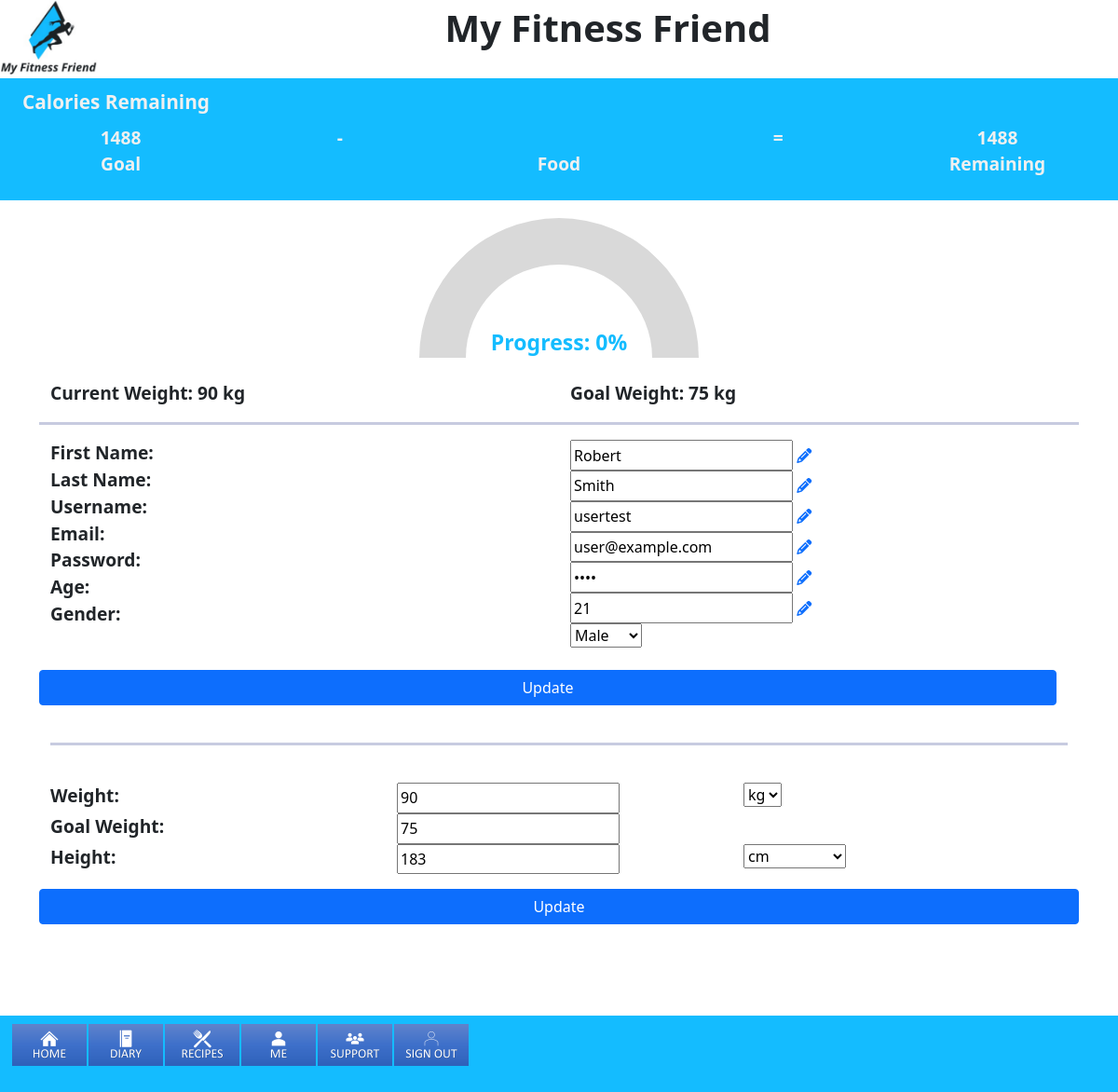
Page /me.php (signed in) on the earlier database version.
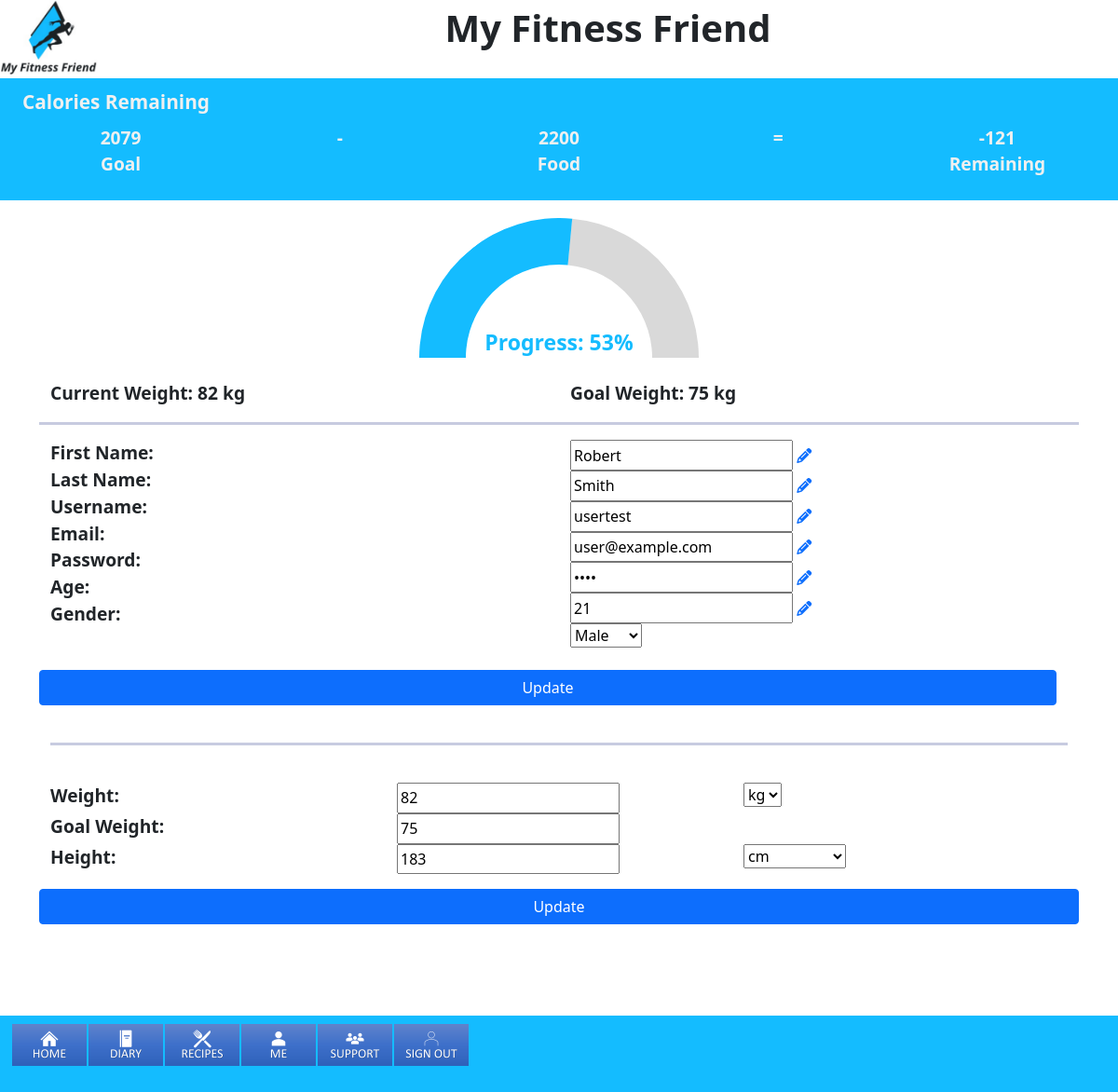
Same page on the later database version.
### tables this page shows
CREATE TABLE `users` (
  `uid` int(11) NOT NULL,
  `username` varchar(32) DEFAULT NULL,
  `password` varchar(64) DEFAULT NULL,
  `firstname` varchar(64) DEFAULT NULL,
  `lastname` varchar(64) DEFAULT NULL,
  `email` varchar(128) DEFAULT NULL,
  `age` smallint(3) DEFAULT NULL,
  `gender` varchar(6) DEFAULT NULL,
  `start_weight` int(3) DEFAULT NULL,
  `current_weight` int(3) DEFAULT NULL,
  `goal_weight` int(3) DEFAULT NULL,
  `height` int(3) DEFAULT NULL,
  `unit1` varchar(32) DEFAULT NULL,
  `unit2` varchar(32) DEFAULT NULL,
  `mentor1` int(3) DEFAULT NULL,
  `mentor2` int(3) DEFAULT NULL,
  `mentor3` int(3) DEFAULT NULL,
  `calorie_intake` int(5) DEFAULT NULL
);

### me.php (the view, shortened to what this page needs)
<?php
include 'header.php';
if(isset($_SESSION['username'])) {
  $connection = mysqli_connect("localhost","root","");
    $sql2 = "SELECT * FROM users WHERE uid = '$_SESSION[uid]'";
    $sql2_result = mysqli_query($connection, $sql2) or die(mysqli_error($connection));
    while ($row = mysqli_fetch_assoc($sql2_result)) {
        $firstname    = $row['firstname'];
        $lastname    = $row['lastname'];
        $username = $row['username'];
        $email    = $row['email'];
        $password = $row['password'];
        $age      = $row['age'];
        $gender      = $row['gender'];
        $start_weight   = $row['start_weight'];
        $current_weight   = $row['current_weight'];
        $goal_weight   = $row['goal_weight'];
        $unit1 = $row['unit1'];
    }
    $x = $start_weight-$goal_weight;
    $y = $start_weight-$current_weight;
    $z = $y / $x;
    $progress = round($z * 100,0);
    $kg = 'kg';
    $lb = 'lb';
?>
<?php
echo <<<ME
<div class="container" id="Me">
    <div class="container" id="MeHeader">
        <span class="progressDonut"
            style="--percentage : $progress;">
            <label>Progress: $progress%</label>
        </span>
        <div class="row">
            <div class="col"><br>
                <label>Current Weight: {$current_weight} {$unit1}</label>
            </div>
            <div class="col"><br>
                <label>Goal Weight: {$goal_weight} {$unit1}</label>
            </div>
        </div>
    </div>
    <hr>
    <fieldset>
        <div class="container" id="MeEdit">
            <form action="" method="post">
                <div class="row">
                    <div class="col">
                        <label>First Name:</label><br>
                        <label>Last Name:</label><br>
                        <label>Username:</label><br>
                        <label>Email:</label><br>
                        <label>Password:</label><br>
                        <label>Age:</label><br>
                        <label>Gender:</label><br>
                    </div>
                    <div class="col">
                        <div class="edit">
                            <div class="myInfo">
                                    <input type="text" name="firstname" value={$firstname}>
                                    <a href='#!' class='password-visibility'><i class='fa fa-pencil'></i></a><br>
                                    <input type="text" name="lastname" value={$lastname}>
                                    <a href='#!' class='password-visibility'><i class='fa fa-pencil'></i></a><br>
                                    <input type="text" name="username" value={$username}>
                                    <a href='#!' class='password-visibility'><i class='fa fa-pencil'></i></a><br>
                                    <input type="email" name="email" value={$email}>
                                    <a href='#!' class='password-visibility'><i class='fa fa-pencil'></i></a><br>
                                    <input type="password" name="password" value={$password}>
                                    <a href='#!' class='password-visibility'><i class='fa fa-pencil'></i></a><br>
                                    <input type="number" name="age" value={$age}>
                                    <a href='#!' class='password-visibility'><i class='fa fa-pencil'></i></a><br>
                                    <select name="gender" id="gender">
                                        <option value="" selected disabled hidden>{$gender}</option>
                                    </select>
                                    <br><br>
                            </div>
                        </div>
                    </div>
                    <div class="row">
                        <button type="submit" name="post" class="btn btn-primary" width=100%>Update</button>
                    </div>
                </form>
            </div>
            <br><hr><br>
            <form action="" method="post">
                <div class="row">
                    <div class="col">
                        <label>Weight:</label><br>
                    </div>
                    <div class="col">
                        <input type="number" name="current_weight" value={$current_weight}><br>
                    </div>
                    <div class="col">
                        <select name="unit1" id="weight">
                            <option value="$kg">kg</option>
                            <option value="$lb">lb</option>
                        </select>
                    </div>
                </div>
                <div class="row">
                    <div class="col">
                        <label>Goal Weight:</label><br>
                    </div>
                    <div class="col">
                        <input type="number" name="goal_weight" value={$goal_weight}><br>
                    </div>
                    <div class="col">
                    </div>
                </div>
                <div class="row">
                    <div class="col">
                        <label>Height:</label><br>
                    </div>
                    <div class="col">
                        <input type="number" name="height" value="183"><br>
                    </div>
                    <div class="col">
                        <select name="unit2" id="height">
                            <option value="cm">cm</option>
                        </select>
                    </div><br><br>
                </div>
                <div class="row">
                    <br><button type="submit" name="postw" class="btn btn-primary" width=100%>Update</button>
                </div>
            </form>
    </fieldset>
</div>
ME;
}
include 'footer.php';
?>

### header.php (shortened to what this page needs)
<?php
echo <<<HEADER1
<!DOCTYPE html>
<html>
<head>
<meta charset="utf-8">
<meta name="viewport" content="width=device-width, initial-scale=1">
<link href="https://cdn.jsdelivr.net/npm/bootstrap@5.1.3/dist/css/bootstrap.min.css" rel="stylesheet">
<script src="https://cdn.jsdelivr.net/npm/jquery@3.5.1/dist/jquery.slim.min.js"></script>
<script src="https://cdn.jsdelivr.net/npm/bootstrap@5.1.3/dist/js/bootstrap.bundle.min.js"></script>
<script src="https://kit.fontawesome.com/c3521ff66d.js"></script>
<link rel="stylesheet" href=css/style.css>
<title>The Calorie Counter</title>
</head>
<div class="heading">
    <img src="img/tempLogo.png" id="logo" alt="Logo" width="105">
My Fitness Friend
</div>
<br>
HEADER1;
require_once "interface.php";
?>

### interface.php (shortened to what this page needs)
 <?php
if (isset($_SESSION['username'])) {
  $connection = mysqli_connect("localhost","root","");
  $calorieQuery = "SELECT SUM(calorie_intake) FROM calories WHERE uid = '$_SESSION[uid]' AND date(datetime) = curdate();";
  $calorieResult = mysqli_query($connection, $calorieQuery);
  $crTemp = mysqli_fetch_array($calorieResult);
  $cr = $crTemp[0];
  $query = "SELECT * FROM users WHERE uid = '$_SESSION[uid]'";
  $result = mysqli_query($connection, $query);
  while ($row = mysqli_fetch_assoc($result)) {
    $sw = $row['start_weight'];
    $cw = $row['current_weight'];
    $gw = $row['goal_weight'];
  }
  $result1 = $cw * 2.205;
  $result2 = $result1 * 15;
  $x = $sw - $gw;
  $y = $sw - $cw;
  $z = $y / $x;
  $offset = 1 - $z;
  $reduction = $offset / 2;
  $reduction2 = $result2 * $reduction;
  $ci = round($result2 - $reduction2);
  $ri = round($ci - $cr);
  echo <<<INTERFACE
  <div class="container-fluid" id="calorie">
    <legend class="title">Calories Remaining</legend>
    <div class="row">
      <div class="col">
        <label>{$ci}<br>Goal</label>
      </div>
      <div class="col">
        <label>-</label>
      </div>
      <div class="col">
        <label>{$cr}<br>
        Food</label>
      </div>
      <div class="col">
        <label>=</label>
      </div>
      <div class="col">
        <label>{$ri}<br>
        Remaining</label>
      </div>
    </div>
  </div>
  INTERFACE;
  echo <<<NAV
  <nav class="navbar navbar-default" id="UserNav">
    <span class="container-fluid">
    <ul class="nav nav-pills navbar-right">
          <li class="nav-item">
            <a class="nav-link" href="home.php">
              <img src="img/home.png" width="80" alt="Home nav button">
            </a>
          </li>
          <li class="nav-item">
            <a class="nav-link" href="diary.php">
              <img src="img/diary.png" width="80" alt="Diary nav button">
            </a>
          </li>
          <li class="nav-item">
            <a class="nav-link" href="recipes.php">
              <img src="img/recipes.png" width="80" alt="Recipes nav button">
            </a>
          </li>
          <li class="nav-item">
            <a class="nav-link" href="me.php">
              <img src="img/me.png" width="80" alt="Me nav button">
            </a>
          </li>
          <li class="nav-item">
            <a class="nav-link" href="support.php">
              <img src="img/support.png" width="80" alt="Support nav button">
            </a>
          </li>
          <li class="nav-item">
            <a class="nav-link" href="sign_out.php">
              <img src="img/signOut.png" width="80" alt="Sign Out nav button">
            </a>
          </li>
        </ul>
    </span>
  </nav>
  NAV;
}
?>

### footer.php
<?php
echo <<<FOOTER
        <footer>
            <script src="scripts/chooseInput.js"></script>
            <script src="scripts/toggleEdit.js"></script>
            <script src="scripts/toggleHome.js"></script>
        </footer>
    </html>
FOOTER;
?>

### css/style.css (style rules this page uses)
:root { --colourPri: #022140; --colourSec: #c5c5c5; --colourBG: #14BCFF; --colourText: #f0f0f0; --colourNav: #c68c53a8; --colourHover: #233385; }
hr { border-top: 3px solid var(--colourHover); }
.heading { font-weight: bold; font-size: 2.5rem; text-align: center; }
#logo { float: left; }
#calorie, #loginHeader { padding-left: 1.5em; padding-right: 1.5em; padding-bottom: 1.5em; font-size: 1em; font-weight: bold; text-align: center; color: var(--colourText); background-color: var(--colourBG); }
.title { font-size: 1.3em; text-align: left; padding-top: .5em; }
#UserNav { display: inline-block !important; float: none; position: fixed; top: 93%; height: 7%; width: 100%; background-color: var(--colourBG); }
label { font-size: 1.2em; font-weight: bolder; }
input { height: calc(1.6em + .6vw); }
.nav>li>a { padding: 1px; }
.progressDonut { --percentage: 0; margin-top: 1em; width: 300px; height: 150px; color: var(--colourBG); font-size: 1.2em; font-weight: 600; overflow: hidden; position: relative; left: 50%; transform: translate(-50%); display: flex; align-items: flex-end; justify-content: center; box-sizing: border-box; }
.progressDonut::after { content: ''; width: 300px; height: 300px; border: 50px solid; border-color: rgba(0, 0, 0, 0.15) rgba(0, 0, 0, 0.15) var(--colourBG) var(--colourBG); position: absolute; border-radius: 50%; left: 0; top: 0; box-sizing: border-box; transform: rotate( calc( 1deg * ( -45 + var(--percentage) * 1.8))); animation: fillAnimation 1s ease-in; }

Differences in the rows shown:
changed users "kg": ci "1488" → "2079"; progress "0" → "53"; current_weight "90" → "82"; ri "1488" → (not shown)
Other differences:
$cr: (not shown) → "2200"
$ri: (not shown) → "-121"
